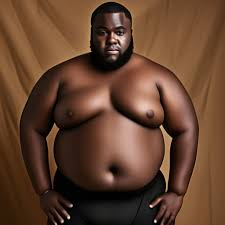
#> input picture niger.jpg, 225 x 225 px
$ python main.py
#> lines starting #> are read from the running program, lines starting #| are printed output that depends on the picture
from PIL import Image
from PIL import ImageFilter

with Image.open("niger.jpg") as image_original:
#> image_original is the input picture: PIL image 225x225 RGB; mean R, G, B 99.7, 66.6, 46.5
    image_original.show()

    image_gray = image_original.convert("L")
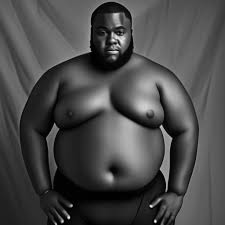
#> image_gray: PIL image 225x225 L; min 0, max 253, mean 74.2
    image_gray.save("niger_grey.jpg")
    image_gray.show()

    image_blur = image_original.filter(ImageFilter.BLUR)
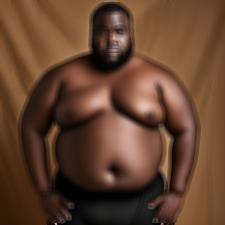
#> image_blur: PIL image 225x225 RGB; mean R, G, B 99.7, 66.7, 46.5
    image_blur.save("niger_blur.jpg")

    image_rotate = image_original.transpose(Image.ROTATE_180)
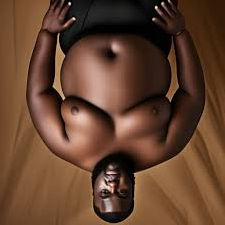
#> image_rotate: PIL image 225x225 RGB; mean R, G, B 99.7, 66.6, 46.5
    image_rotate.save("niger_rotate.jpg")
